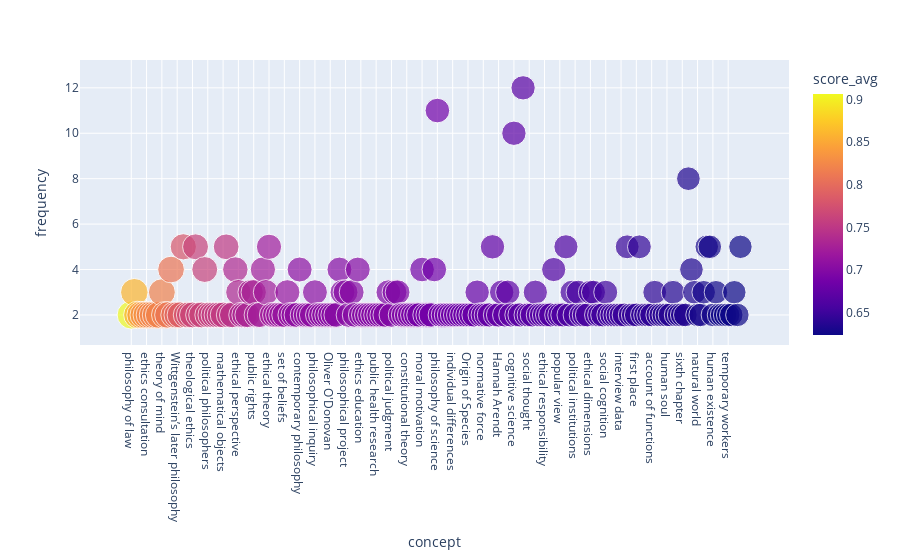

The notebook cell saved with this chart:
### Markdown cell above
## 2. Concepts: exploratory analysis

The goal of this section is understanding what are the best settings to use, in order to extract useful concepts.

### Code cell
#@markdown ## Use the options to segment concepts
#@markdown ..
MAX_CONCEPTS = 200 #@param {type: "slider", min: 20, max: 1000, step:10}
#@markdown ---
#@markdown FREQ MAX = no upper limit 
FREQ_MIN = 2 #@param {type: "slider", min: 1, max: 10, step:1}
FREQ_MAX = 70 #@param {type: "slider", min: 10, max: 100, step:10}
#@markdown ---
#@markdown ...
SCORE_MIN = 0.5  #@param {type: "slider", min: 0, max: 1, step:0.1}

if FREQ_MAX == 100:
  FREQ_MAX = 100000000
print(f"""You selected:\n->{MAX_CONCEPTS}\n->{FREQ_MIN}-{FREQ_MAX}\n->{SCORE_MIN}""") 

temp = concepts_unique.query(f"""frequency >= {FREQ_MIN} & frequency <= {FREQ_MAX} & score_avg >= {SCORE_MIN} """)\
                    .sort_values(["score_avg", "frequency"], ascending=False)[:MAX_CONCEPTS]

px.scatter(temp, 
           x="concept", 
           y="frequency", 
           height=700,
           color="score_avg", 
           size="score_avg")

### Figure 1 — Plotly figure (JSON) as saved in the notebook; plotly's stock layout.template omitted (floating-point values rounded to 4 significant figures; data arrays with more than 128 entries replaced by an {"elided": "..."} marker saying what was removed)
{"data": [{"hovertemplate": "concept=%{x}<br>frequency=%{y}<br>score_avg=%{marker.color}<extra></extra>", "legendgroup": "", "marker": {"color": {"elided": "200 float values"}, "coloraxis": "coloraxis", "size": {"elided": "200 float values"}, "sizemode": "area", "sizeref": 0.002266, "symbol": "circle"}, "mode": "markers", "name": "", "orientation": "v", "showlegend": false, "type": "scatter", "x": {"elided": "200 str values"}, "xaxis": "x", "y": {"elided": "200 int values"}, "yaxis": "y"}], "layout": {"autosize": true, "coloraxis": {"colorbar": {"title": {"text": "score_avg"}}, "colorscale": [[0, "#0d0887"], [0.1111, "#46039f"], [0.2222, "#7201a8"], [0.3333, "#9c179e"], [0.4444, "#bd3786"], [0.5556, "#d8576b"], [0.6667, "#ed7953"], [0.7778, "#fb9f3a"], [0.8889, "#fdca26"], [1, "#f0f921"]]}, "legend": {"itemsizing": "constant", "tracegroupgap": 0}, "margin": {"t": 60}, "xaxis": {"anchor": "y", "autorange": true, "domain": [0, 1], "range": [-17.19, 215.2], "title": {"text": "concept"}, "type": "category"}, "yaxis": {"anchor": "x", "autorange": true, "domain": [0, 1], "range": [0.9541, 12.98], "title": {"text": "frequency"}, "type": "linear"}}}
